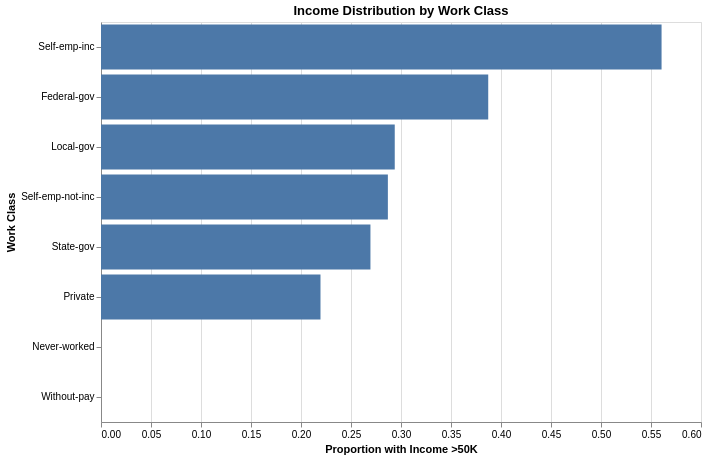

Notebook code for this chart:
### Code cell
workclass_income = data.groupby('workclass').agg({
    'income': lambda x: (x == '>50K').sum() / len(x)
}).reset_index()
workclass_income.columns = ['workclass', 'high_income_rate']
workclass_income = workclass_income.sort_values('high_income_rate', ascending=False)

chart = alt.Chart(workclass_income).mark_bar().encode(
    x=alt.X('high_income_rate:Q', title='Proportion with Income >50K'),
    y=alt.Y('workclass:N', title='Work Class', sort='-x'),
).properties(
    width=600,
    height=400,
    title='Income Distribution by Work Class'
)

chart.show()

### Figure 1 — Vega-Lite specification as saved in the notebook (floating-point values rounded to 4 significant figures)
{"config": {"view": {"continuousWidth": 300, "continuousHeight": 300}}, "data": {"name": "data-235037a86e6bb2a89e91ce8afc2bf508"}, "mark": {"type": "bar"}, "encoding": {"x": {"field": "high_income_rate", "title": "Proportion with Income >50K", "type": "quantitative"}, "y": {"field": "workclass", "sort": "-x", "title": "Work Class", "type": "nominal"}}, "height": 400, "title": "Income Distribution by Work Class", "width": 600, "$schema": "https://vega.github.io/schema/vega-lite/v6.1.0.json", "datasets": {"data-235037a86e6bb2a89e91ce8afc2bf508": [{"workclass": "Self-emp-inc", "high_income_rate": 0.5606}, {"workclass": "Federal-gov", "high_income_rate": 0.3872}, {"workclass": "Local-gov", "high_income_rate": 0.2937}, {"workclass": "Self-emp-not-inc", "high_income_rate": 0.2869}, {"workclass": "State-gov", "high_income_rate": 0.2694}, {"workclass": "Private", "high_income_rate": 0.2195}, {"workclass": "Never-worked", "high_income_rate": 0.0}, {"workclass": "Without-pay", "high_income_rate": 0.0}]}}
